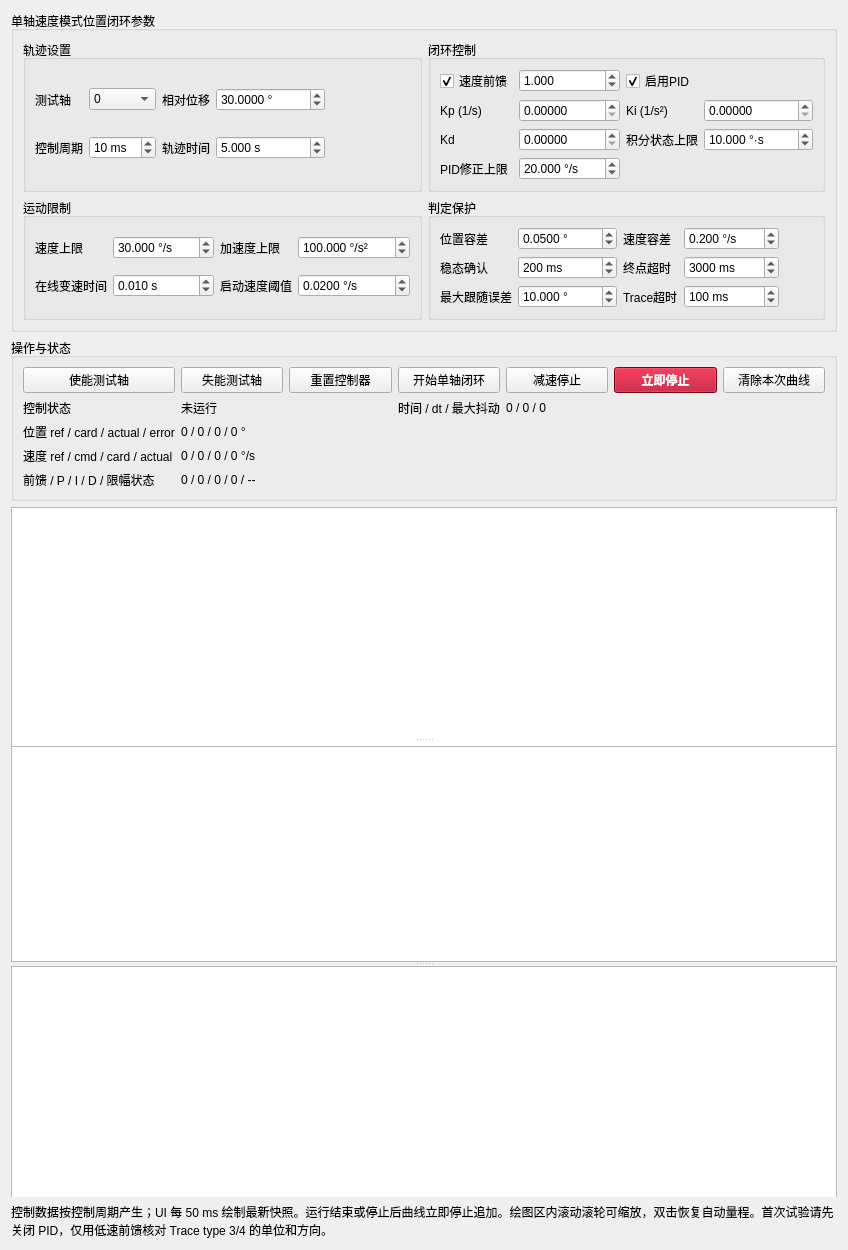
           <widget class="QWidget" name="velocityControlScrollContent">
            <property name="geometry">
             <rect>
              <x>0</x>
              <y>0</y>
              <width>781</width>
              <height>1136</height>
             </rect>
            </property>
            <layout class="QVBoxLayout" name="velocityControlContentLayout">
             <item>
              <widget class="QGroupBox" name="velocityControlParameterGroup">
               <property name="title">
                <string>单轴速度模式位置闭环参数</string>
               </property>
               <layout class="QGridLayout" name="velocityControlParameterLayout">
                <item row="0" column="0">
                 <widget class="QGroupBox" name="velocityTrajectoryGroup">
                  <property name="title">
                   <string>轨迹设置</string>
                  </property>
                  <layout class="QGridLayout" name="velocityTrajectoryLayout">
                <item row="0" column="0">
                 <widget class="QLabel" name="velocityAxisLabel">
                  <property name="text">
                   <string>测试轴</string>
                  </property>
                 </widget>
                </item>
                <item row="0" column="1">
                 <widget class="QComboBox" name="velocityAxisCombo">
                  <item>
                   <property name="text">
                    <string>0</string>
                   </property>
                  </item>
                  <item>
                   <property name="text">
                    <string>1</string>
                   </property>
                  </item>
                  <item>
                   <property name="text">
                    <string>2</string>
                   </property>
                  </item>
                  <item>
                   <property name="text">
                    <string>3</string>
                   </property>
                  </item>
                  <item>
                   <property name="text">
                    <string>4</string>
                   </property>
                  </item>
                  <item>
                   <property name="text">
                    <string>5</string>
                   </property>
                  </item>
                  <item>
                   <property name="text">
                    <string>6</string>
                   </property>
                  </item>
                  <item>
                   <property name="text">
                    <string>7</string>
                   </property>
                  </item>
                 </widget>
                </item>
                <item row="0" column="2">
                 <widget class="QLabel" name="velocityDeltaLabel">
                  <property name="text">
                   <string>相对位移</string>
                  </property>
                 </widget>
                </item>
                <item row="0" column="3">
                 <widget class="QDoubleSpinBox" name="velocityDeltaSpin">
                  <property name="suffix">
                   <string> °</string>
                  </property>
                  <property name="decimals">
                   <number>4</number>
                  </property>
                  <property name="minimum">
                   <double>-1000000.000000000000000</double>
                  </property>
                  <property name="maximum">
                   <double>1000000.000000000000000</double>
                  </property>
                  <property name="value">
                   <double>30.000000000000000</double>
                  </property>
                 </widget>
                </item>
                <item row="1" column="2">
                 <widget class="QLabel" name="velocityDurationLabel">
                  <property name="text">
                   <string>轨迹时间</string>
                  </property>
                 </widget>
                </item>
                <item row="1" column="3">
                 <widget class="QDoubleSpinBox" name="velocityDurationSpin">
                  <property name="suffix">
                   <string> s</string>
                  </property>
                  <property name="decimals">
                   <number>3</number>
                  </property>
                  <property name="minimum">
                   <double>0.100000000000000</double>
                  </property>
                  <property name="maximum">
                   <double>3600.000000000000000</double>
                  </property>
                  <property name="value">
                   <double>5.000000000000000</double>
                  </property>
                 </widget>
                </item>
                <item row="1" column="0">
                 <widget class="QLabel" name="velocityControlPeriodLabel">
                  <property name="text">
                   <string>控制周期</string>
                  </property>
                 </widget>
                </item>
                <item row="1" column="1">
                 <widget class="QSpinBox" name="velocityControlPeriodSpin">
                  <property name="suffix">
                   <string> ms</string>
                  </property>
                  <property name="minimum">
                   <number>1</number>
                  </property>
                  <property name="maximum">
                   <number>100</number>
                  </property>
                  <property name="value">
                   <number>10</number>
                  </property>
                 </widget>
                </item>
                   <item row="0" column="4" rowspan="2">
                    <spacer name="velocityTrajectorySpacer">
                     <property name="orientation">
                      <enum>Qt::Orientation::Horizontal</enum>
                     </property>
                     <property name="sizeHint" stdset="0">
                      <size>
                       <width>40</width>
                       <height>20</height>
                      </size>
                     </property>
                    </spacer>
                   </item>
                  </layout>
                 </widget>
                </item>
                <item row="0" column="1">
                 <widget class="QGroupBox" name="velocityClosedLoopGroup">
                  <property name="title">
                   <string>闭环控制</string>
                  </property>
                  <layout class="QGridLayout" name="velocityClosedLoopLayout">
                 <item row="0" column="0">
                  <widget class="QCheckBox" name="velocityFeedforwardCheck">
                  <property name="text">
                   <string>速度前馈</string>
                  </property>
                  <property name="checked">
                   <bool>true</bool>
                  </property>
                 </widget>
                </item>
                 <item row="0" column="1">
                  <widget class="QDoubleSpinBox" name="velocityFeedforwardGainSpin">
                  <property name="decimals">
                   <number>3</number>
                  </property>
                  <property name="minimum">
                   <double>0.000000000000000</double>
                  </property>
                  <property name="maximum">
                   <double>5.000000000000000</double>
                  </property>
                  <property name="value">
                   <double>1.000000000000000</double>
                  </property>
                 </widget>
                </item>
                 <item row="0" column="2">
                  <widget class="QCheckBox" name="velocityPidEnableCheck">
                  <property name="text">
                   <string>启用PID</string>
                  </property>
                  <property name="checked">
                   <bool>true</bool>
                  </property>
                 </widget>
                </item>
                 <item row="1" column="0">
                  <widget class="QLabel" name="velocityKpLabel">
                  <property name="text">
                   <string>Kp (1/s)</string>
                  </property>
                 </widget>
                </item>
                 <item row="1" column="1">
                  <widget class="QDoubleSpinBox" name="velocityKpSpin">
                  <property name="decimals">
                   <number>5</number>
                  </property>
                  <property name="maximum">
                   <double>1000.000000000000000</double>
                  </property>
                 </widget>
                </item>
                 <item row="1" column="2">
                  <widget class="QLabel" name="velocityKiLabel">
                  <property name="text">
                   <string>Ki (1/s²)</string>
                  </property>
                 </widget>
                </item>
                 <item row="1" column="3">
                  <widget class="QDoubleSpinBox" name="velocityKiSpin">
                  <property name="decimals">
                   <number>5</number>
                  </property>
                  <property name="maximum">
                   <double>1000.000000000000000</double>
                  </property>
                 </widget>
                </item>
                 <item row="2" column="0">
                  <widget class="QLabel" name="velocityKdLabel">
                  <property name="text">
                   <string>Kd</string>
                  </property>
                 </widget>
                </item>
                 <item row="2" column="1">
                  <widget class="QDoubleSpinBox" name="velocityKdSpin">
                  <property name="decimals">
                   <number>5</number>
                  </property>
                  <property name="maximum">
                   <double>1000.000000000000000</double>
                  </property>
                 </widget>
                </item>
                 <item row="2" column="2">
                  <widget class="QLabel" name="velocityIntegralLimitLabel">
                  <property name="text">
                   <string>积分状态上限</string>
                  </property>
                 </widget>
                </item>
                 <item row="2" column="3">
                  <widget class="QDoubleSpinBox" name="velocityIntegralLimitSpin">
                  <property name="suffix">
                   <string> °·s</string>
                  </property>
                  <property name="decimals">
                   <number>3</number>
                  </property>
                  <property name="maximum">
                   <double>100000.000000000000000</double>
                  </property>
                  <property name="value">
                   <double>10.000000000000000</double>
                  </property>
                 </widget>
                </item>
                 <item row="3" column="0">
                  <widget class="QLabel" name="velocityMaxCorrectionLabel">
                  <property name="text">
                   <string>PID修正上限</string>
                  </property>
                 </widget>
                </item>
                 <item row="3" column="1">
                  <widget class="QDoubleSpinBox" name="velocityMaxCorrectionSpin">
                  <property name="suffix">
                   <string> °/s</string>
                  </property>
                  <property name="decimals">
                   <number>3</number>
                  </property>
                  <property name="maximum">
                   <double>10000.000000000000000</double>
                  </property>
                  <property name="value">
                   <double>20.000000000000000</double>
                  </property>
                 </widget>
                </item>
                   <item row="0" column="4" rowspan="4">
                    <spacer name="velocityClosedLoopSpacer">
                     <property name="orientation">
                      <enum>Qt::Orientation::Horizontal</enum>
                     </property>
                     <property name="sizeHint" stdset="0">
                      <size>
                       <width>40</width>
                       <height>20</height>
                      </size>
                     </property>
                    </spacer>
                   </item>
                  </layout>
                 </widget>
                </item>
                <item row="1" column="0">
                 <widget class="QGroupBox" name="velocityLimitGroup">
                  <property name="title">
                   <string>运动限制</string>
                  </property>
                  <layout class="QGridLayout" name="velocityLimitLayout">
                 <item row="0" column="0">
                  <widget class="QLabel" name="velocityMaxSpeedLabel">
                  <property name="text">
                   <string>速度上限</string>
                  </property>
                 </widget>
                </item>
                 <item row="0" column="1">
                  <widget class="QDoubleSpinBox" name="velocityMaxSpeedSpin">
                  <property name="suffix">
                   <string> °/s</string>
                  </property>
                  <property name="decimals">
                   <number>3</number>
                  </property>
                  <property name="minimum">
                   <double>0.001000000000000</double>
                  </property>
                  <property name="maximum">
                   <double>10000.000000000000000</double>
                  </property>
                  <property name="value">
                   <double>30.000000000000000</double>
                  </property>
                 </widget>
                </item>
                 <item row="0" column="2">
                  <widget class="QLabel" name="velocityMaxAccelerationLabel">
                  <property name="text">
                   <string>加速度上限</string>
                  </property>
                 </widget>
                </item>
                 <item row="0" column="3">
                  <widget class="QDoubleSpinBox" name="velocityMaxAccelerationSpin">
                  <property name="suffix">
                   <string> °/s²</string>
                  </property>
                  <property name="decimals">
                   <number>3</number>
                  </property>
                  <property name="minimum">
                   <double>0.001000000000000</double>
                  </property>
                  <property name="maximum">
                   <double>100000.000000000000000</double>
                  </property>
                  <property name="value">
                   <double>100.000000000000000</double>
                  </property>
                 </widget>
                </item>
                 <item row="1" column="0">
                  <widget class="QLabel" name="velocityChangeTimeLabel">
                  <property name="text">
                   <string>在线变速时间</string>
                  </property>
                 </widget>
                </item>
                 <item row="1" column="1">
                  <widget class="QDoubleSpinBox" name="velocityChangeTimeSpin">
                  <property name="suffix">
                   <string> s</string>
                  </property>
                  <property name="decimals">
                   <number>3</number>
                  </property>
                  <property name="minimum">
                   <double>0.000000000000000</double>
                  </property>
                  <property name="maximum">
                   <double>1.000000000000000</double>
                  </property>
                  <property name="singleStep">
                   <double>0.010000000000000</double>
                  </property>
                  <property name="value">
                   <double>0.010000000000000</double>
                  </property>
                 </widget>
                </item>
                 <item row="1" column="2">
                  <widget class="QLabel" name="velocityStartThresholdLabel">
                  <property name="text">
                   <string>启动速度阈值</string>
                  </property>
                 </widget>
                </item>
                 <item row="1" column="3">
                  <widget class="QDoubleSpinBox" name="velocityStartThresholdSpin">
                  <property name="suffix">
                   <string> °/s</string>
                  </property>
                  <property name="decimals">
                   <number>4</number>
                  </property>
                  <property name="minimum">
                   <double>0.000100000000000</double>
                  </property>
                  <property name="maximum">
                   <double>1000.000000000000000</double>
                  </property>
                  <property name="value">
                   <double>0.020000000000000</double>
                  </property>
                 </widget>
                </item>
                   <item row="0" column="4" rowspan="2">
                    <spacer name="velocityLimitSpacer">
                     <property name="orientation">
                      <enum>Qt::Orientation::Horizontal</enum>
                     </property>
                     <property name="sizeHint" stdset="0">
                      <size>
                       <width>40</width>
                       <height>20</height>
                      </size>
                     </property>
                    </spacer>
                   </item>
                  </layout>
                 </widget>
                </item>
                <item row="1" column="1">
                 <widget class="QGroupBox" name="velocityCriterionGroup">
                  <property name="title">
                   <string>判定保护</string>
                  </property>
                  <layout class="QGridLayout" name="velocityCriterionLayout">
                 <item row="0" column="0">
                  <widget class="QLabel" name="velocityPositionToleranceLabel">
                  <property name="text">
                   <string>位置容差</string>
                  </property>
                 </widget>
                </item>
                 <item row="0" column="1">
                  <widget class="QDoubleSpinBox" name="velocityPositionToleranceSpin">
                  <property name="suffix">
                   <string> °</string>
                  </property>
                  <property name="decimals">
                   <number>4</number>
                  </property>
                  <property name="minimum">
                   <double>0.000100000000000</double>
                  </property>
                  <property name="maximum">
                   <double>1000.000000000000000</double>
                  </property>
                  <property name="value">
                   <double>0.050000000000000</double>
                  </property>
                 </widget>
                </item>
                 <item row="0" column="2">
                  <widget class="QLabel" name="velocitySpeedToleranceLabel">
                  <property name="text">
                   <string>速度容差</string>
                  </property>
                 </widget>
                </item>
                 <item row="0" column="3">
                  <widget class="QDoubleSpinBox" name="velocitySpeedToleranceSpin">
                  <property name="suffix">
                   <string> °/s</string>
                  </property>
                  <property name="decimals">
                   <number>3</number>
                  </property>
                  <property name="minimum">
                   <double>0.001000000000000</double>
                  </property>
                  <property name="maximum">
                   <double>1000.000000000000000</double>
                  </property>
                  <property name="value">
                   <double>0.200000000000000</double>
                  </property>
                 </widget>
                </item>
                 <item row="1" column="0">
                  <widget class="QLabel" name="velocityStableDwellLabel">
                  <property name="text">
                   <string>稳态确认</string>
                  </property>
                 </widget>
                </item>
                 <item row="1" column="1">
                  <widget class="QSpinBox" name="velocityStableDwellSpin">
                  <property name="suffix">
                   <string> ms</string>
                  </property>
                  <property name="minimum">
                   <number>10</number>
                  </property>
                  <property name="maximum">
                   <number>10000</number>
                  </property>
                  <property name="value">
                   <number>200</number>
                  </property>
                 </widget>
                </item>
                 <item row="1" column="2">
                  <widget class="QLabel" name="velocityFinishTimeoutLabel">
                  <property name="text">
                   <string>终点超时</string>
                  </property>
                 </widget>
                </item>
                 <item row="1" column="3">
                  <widget class="QSpinBox" name="velocityFinishTimeoutSpin">
                  <property name="suffix">
                   <string> ms</string>
                  </property>
                  <property name="minimum">
                   <number>10</number>
                  </property>
                  <property name="maximum">
                   <number>60000</number>
                  </property>
                  <property name="value">
                   <number>3000</number>
                  </property>
                 </widget>
                </item>
                 <item row="2" column="0">
                  <widget class="QLabel" name="velocityMaxFollowingErrorLabel">
                  <property name="text">
                   <string>最大跟随误差</string>
                  </property>
                 </widget>
                </item>
                 <item row="2" column="1">
                  <widget class="QDoubleSpinBox" name="velocityMaxFollowingErrorSpin">
                  <property name="suffix">
                   <string> °</string>
                  </property>
                  <property name="decimals">
                   <number>3</number>
                  </property>
                  <property name="minimum">
                   <double>0.001000000000000</double>
                  </property>
                  <property name="maximum">
                   <double>100000.000000000000000</double>
                  </property>
                  <property name="value">
                   <double>10.000000000000000</double>
                  </property>
                 </widget>
                </item>
                 <item row="2" column="2">
                  <widget class="QLabel" name="velocityTraceTimeoutLabel">
                  <property name="text">
                   <string>Trace超时</string>
                  </property>
                 </widget>
                </item>
                 <item row="2" column="3">
                  <widget class="QSpinBox" name="velocityTraceTimeoutSpin">
                  <property name="suffix">
                   <string> ms</string>
                  </property>
                  <property name="minimum">
                   <number>10</number>
                  </property>
                  <property name="maximum">
                   <number>10000</number>
                  </property>
                  <property name="value">
                   <number>100</number>
                  </property>
                 </widget>
                </item>
                   <item row="0" column="4" rowspan="3">
                    <spacer name="velocityCriterionSpacer">
                     <property name="orientation">
                      <enum>Qt::Orientation::Horizontal</enum>
                     </property>
                     <property name="sizeHint" stdset="0">
                      <size>
                       <width>40</width>
                       <height>20</height>
                      </size>
                     </property>
                    </spacer>
                   </item>
                  </layout>
                 </widget>
                </item>
               </layout>
              </widget>
             </item>
             <item>
              <widget class="QGroupBox" name="velocityControlOperationGroup">
               <property name="title">
                <string>操作与状态</string>
               </property>
               <layout class="QGridLayout" name="velocityControlOperationLayout">
                <item row="0" column="0">
                 <widget class="QPushButton" name="velocityEnableAxisButton">
                  <property name="text">
                   <string>使能测试轴</string>
                  </property>
                 </widget>
                </item>
                <item row="0" column="1">
                 <widget class="QPushButton" name="velocityDisableAxisButton">
                  <property name="text">
                   <string>失能测试轴</string>
                  </property>
                 </widget>
                </item>
                <item row="0" column="2">
                 <widget class="QPushButton" name="velocityResetButton">
                  <property name="text">
                   <string>重置控制器</string>
                  </property>
                 </widget>
                </item>
                <item row="0" column="3">
                 <widget class="QPushButton" name="velocityStartButton">
                  <property name="text">
                   <string>开始单轴闭环</string>
                  </property>
                 </widget>
                </item>
                <item row="0" column="4">
                 <widget class="QPushButton" name="velocityStopButton">
                  <property name="text">
                   <string>减速停止</string>
                  </property>
                 </widget>
                </item>
                <item row="0" column="5">
                 <widget class="QPushButton" name="velocityEmergencyStopButton">
                  <property name="styleSheet">
                   <string notr="true">background-color:#b00020;color:white;font-weight:bold;</string>
                  </property>
                  <property name="text">
                   <string>立即停止</string>
                  </property>
                 </widget>
                </item>
                <item row="0" column="6">
                 <widget class="QPushButton" name="velocityClearCurvesButton">
                  <property name="text">
                   <string>清除本次曲线</string>
                  </property>
                 </widget>
                </item>
                <item row="1" column="0">
                 <widget class="QLabel" name="velocityStateLabel">
                  <property name="text">
                   <string>控制状态</string>
                  </property>
                 </widget>
                </item>
                <item row="1" column="1" colspan="2">
                 <widget class="QLabel" name="velocityStateValueLabel">
                  <property name="text">
                   <string>未运行</string>
                  </property>
                 </widget>
                </item>
                <item row="1" column="3">
                 <widget class="QLabel" name="velocityTimingLabel">
                  <property name="text">
                   <string>时间 / dt / 最大抖动</string>
                  </property>
                 </widget>
                </item>
                <item row="1" column="4" colspan="3">
                 <widget class="QLabel" name="velocityTimingValueLabel">
                  <property name="text">
                   <string>0 / 0 / 0</string>
                  </property>
                 </widget>
                </item>
                <item row="2" column="0">
                 <widget class="QLabel" name="velocityPositionStatusLabel">
                  <property name="text">
                   <string>位置 ref / card / actual / error</string>
                  </property>
                 </widget>
                </item>
                <item row="2" column="1" colspan="6">
                 <widget class="QLabel" name="velocityPositionStatusValueLabel">
                  <property name="text">
                   <string>0 / 0 / 0 / 0 °</string>
                  </property>
                 </widget>
                </item>
                <item row="3" column="0">
                 <widget class="QLabel" name="velocitySpeedStatusLabel">
                  <property name="text">
                   <string>速度 ref / cmd / card / actual</string>
                  </property>
                 </widget>
                </item>
                <item row="3" column="1" colspan="6">
                 <widget class="QLabel" name="velocitySpeedStatusValueLabel">
                  <property name="text">
                   <string>0 / 0 / 0 / 0 °/s</string>
                  </property>
                 </widget>
                </item>
                <item row="4" column="0">
                 <widget class="QLabel" name="velocityPidStatusLabel">
                  <property name="text">
                   <string>前馈 / P / I / D / 限幅状态</string>
                  </property>
                 </widget>
                </item>
                <item row="4" column="1" colspan="6">
                 <widget class="QLabel" name="velocityPidStatusValueLabel">
                  <property name="text">
                   <string>0 / 0 / 0 / 0 / --</string>
                  </property>
                 </widget>
                </item>
               </layout>
              </widget>
             </item>
             <item>
              <widget class="QSplitter" name="velocityControlChartSplitter">
               <property name="orientation">
                <enum>Qt::Orientation::Vertical</enum>
               </property>
               <property name="childrenCollapsible">
                <bool>false</bool>
               </property>
                <widget class="ZoomableChartView" name="velocityPositionChartView">
                 <property name="toolTip">
                  <string>鼠标滚轮以光标位置为中心缩放横纵坐标；双击恢复自动量程。</string>
                 </property>
                <property name="minimumSize">
                 <size>
                  <width>0</width>
                  <height>240</height>
                 </size>
                </property>
               </widget>
                <widget class="ZoomableChartView" name="velocityErrorChartView">
                 <property name="toolTip">
                  <string>鼠标滚轮以光标位置为中心缩放横纵坐标；双击恢复自动量程。</string>
                 </property>
                <property name="minimumSize">
                 <size>
                  <width>0</width>
                  <height>220</height>
                 </size>
                </property>
               </widget>
                <widget class="ZoomableChartView" name="velocitySpeedChartView">
                 <property name="toolTip">
                  <string>鼠标滚轮以光标位置为中心缩放横纵坐标；双击恢复自动量程。</string>
                 </property>
                <property name="minimumSize">
                 <size>
                  <width>0</width>
                  <height>240</height>
                 </size>
                </property>
               </widget>
              </widget>
             </item>
             <item>
              <widget class="QLabel" name="velocityControlHintLabel">
               <property name="text">
                 <string>控制数据按控制周期产生；UI 每 50 ms 绘制最新快照。运行结束或停止后曲线立即停止追加。绘图区内滚动滚轮可缩放，双击恢复自动量程。首次试验请先关闭 PID，仅用低速前馈核对 Trace type 3/4 的单位和方向。</string>
               </property>
               <property name="wordWrap">
                <bool>true</bool>
               </property>
              </widget>
             </item>
            </layout>
           </widget>
